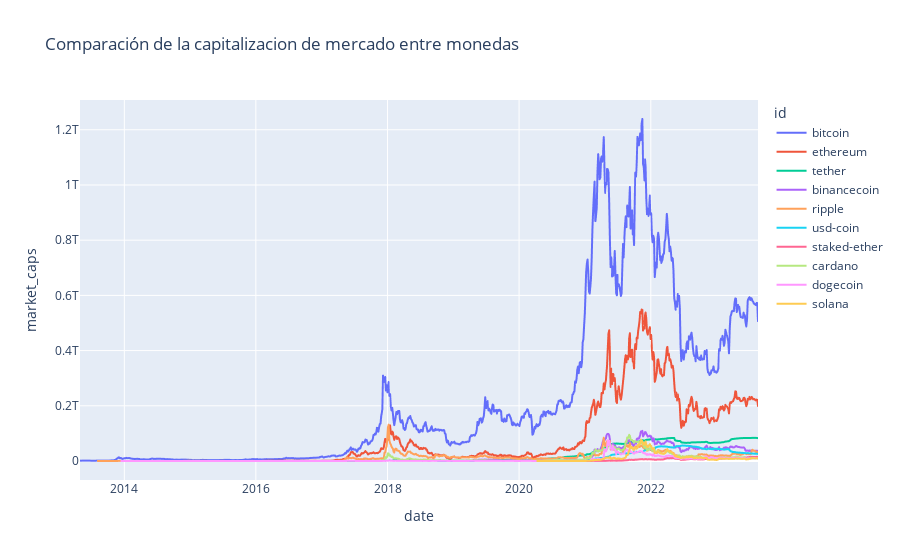

Source (notebook cell):
### Markdown cell above
debido al alto precio de la bitcoin no se puede observar con buen detalle el precio de las otras monedas, podemos ir quitando algunas priptos para poder tener una mejor apreciacion de la comparación

### Code cell
fig = px.line(combined_coin_df, x="date", y="market_caps", color="id",
                 title="Comparación de la capitalizacion de mercado entre monedas")

fig.show()

### Figure 1 — Plotly figure (JSON) as saved in the notebook; plotly's stock layout.template omitted (floating-point values rounded to 4 significant figures; data arrays with more than 128 entries replaced by an {"elided": "..."} marker saying what was removed)
{"data": [{"hovertemplate": "id=bitcoin<br>date=%{x}<br>market_caps=%{y}<extra></extra>", "legendgroup": "bitcoin", "line": {"color": "#636efa", "dash": "solid"}, "marker": {"symbol": "circle"}, "mode": "lines", "name": "bitcoin", "showlegend": true, "type": "scattergl", "x": {"elided": "982 str values"}, "xaxis": "x", "y": {"elided": "982 float values"}, "yaxis": "y"}, {"hovertemplate": "id=ethereum<br>date=%{x}<br>market_caps=%{y}<extra></extra>", "legendgroup": "ethereum", "line": {"color": "#EF553B", "dash": "solid"}, "marker": {"symbol": "circle"}, "mode": "lines", "name": "ethereum", "showlegend": true, "type": "scattergl", "x": {"elided": "766 str values"}, "xaxis": "x", "y": {"elided": "766 float values"}, "yaxis": "y"}, {"hovertemplate": "id=tether<br>date=%{x}<br>market_caps=%{y}<extra></extra>", "legendgroup": "tether", "line": {"color": "#00cc96", "dash": "solid"}, "marker": {"symbol": "circle"}, "mode": "lines", "name": "tether", "showlegend": true, "type": "scattergl", "x": {"elided": "803 str values"}, "xaxis": "x", "y": {"elided": "803 float values"}, "yaxis": "y"}, {"hovertemplate": "id=binancecoin<br>date=%{x}<br>market_caps=%{y}<extra></extra>", "legendgroup": "binancecoin", "line": {"color": "#ab63fa", "dash": "solid"}, "marker": {"symbol": "circle"}, "mode": "lines", "name": "binancecoin", "showlegend": true, "type": "scattergl", "x": {"elided": "564 str values"}, "xaxis": "x", "y": {"elided": "564 float values"}, "yaxis": "y"}, {"hovertemplate": "id=ripple<br>date=%{x}<br>market_caps=%{y}<extra></extra>", "legendgroup": "ripple", "line": {"color": "#FFA15A", "dash": "solid"}, "marker": {"symbol": "circle"}, "mode": "lines", "name": "ripple", "showlegend": true, "type": "scattergl", "x": {"elided": "955 str values"}, "xaxis": "x", "y": {"elided": "955 float values"}, "yaxis": "y"}, {"hovertemplate": "id=usd-coin<br>date=%{x}<br>market_caps=%{y}<extra></extra>", "legendgroup": "usd-coin", "line": {"color": "#19d3f3", "dash": "solid"}, "marker": {"symbol": "circle"}, "mode": "lines", "name": "usd-coin", "showlegend": true, "type": "scattergl", "x": {"elided": "464 str values"}, "xaxis": "x", "y": {"elided": "464 float values"}, "yaxis": "y"}, {"hovertemplate": "id=staked-ether<br>date=%{x}<br>market_caps=%{y}<extra></extra>", "legendgroup": "staked-ether", "line": {"color": "#FF6692", "dash": "solid"}, "marker": {"symbol": "circle"}, "mode": "lines", "name": "staked-ether", "showlegend": true, "type": "scattergl", "x": {"elided": "253 str values"}, "xaxis": "x", "y": {"elided": "253 float values"}, "yaxis": "y"}, {"hovertemplate": "id=cardano<br>date=%{x}<br>market_caps=%{y}<extra></extra>", "legendgroup": "cardano", "line": {"color": "#B6E880", "dash": "solid"}, "marker": {"symbol": "circle"}, "mode": "lines", "name": "cardano", "showlegend": true, "type": "scattergl", "x": {"elided": "556 str values"}, "xaxis": "x", "y": {"elided": "556 float values"}, "yaxis": "y"}, {"hovertemplate": "id=dogecoin<br>date=%{x}<br>market_caps=%{y}<extra></extra>", "legendgroup": "dogecoin", "line": {"color": "#FF97FF", "dash": "solid"}, "marker": {"symbol": "circle"}, "mode": "lines", "name": "dogecoin", "showlegend": true, "type": "scattergl", "x": {"elided": "922 str values"}, "xaxis": "x", "y": {"elided": "922 float values"}, "yaxis": "y"}, {"hovertemplate": "id=solana<br>date=%{x}<br>market_caps=%{y}<extra></extra>", "legendgroup": "solana", "line": {"color": "#FECB52", "dash": "solid"}, "marker": {"symbol": "circle"}, "mode": "lines", "name": "solana", "showlegend": true, "type": "scattergl", "x": {"elided": "320 str values"}, "xaxis": "x", "y": {"elided": "320 float values"}, "yaxis": "y"}], "layout": {"legend": {"title": {"text": "id"}, "tracegroupgap": 0}, "title": {"text": "Comparación de la capitalizacion de mercado entre monedas"}, "xaxis": {"anchor": "y", "domain": [0, 1], "title": {"text": "date"}}, "yaxis": {"anchor": "x", "domain": [0, 1], "title": {"text": "market_caps"}}}}
